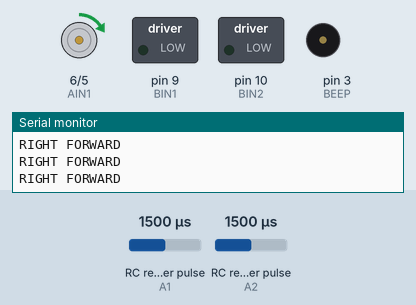
A sketch run on a simulated Arduino Nano, built with avr-gcc and run on an emulated ATmega328P. On the bench: motor-driver pin pairs drawn as motors (green arrow = first pin HIGH = forward, orange = second pin HIGH = backward, longer = more drive), switched loads named in the sketch (green lamp = pin HIGH), buzzer (waves = sounding, pin HIGH), the last lines printed to the serial monitor. Wiring (inferred from the names in the program): 2 × RC receiver channel: data A1 / data A2. The test bench sets the inputs (shaded band); at power-on: RC receiver pulse (sensors on A1, A2) 1500 µs.

Above: at 1.2 s.
1.3 s: RC receiver pulse (sensor on A1) set to 1020 µs
At 2.5 s:
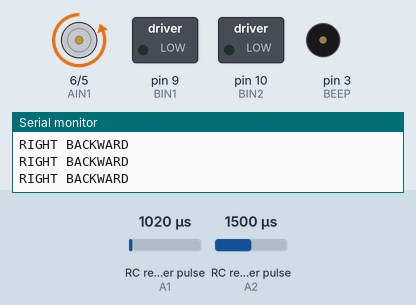
2.8 s: RC receiver pulse (sensor on A1) set to 1250 µs
At 3.8 s:
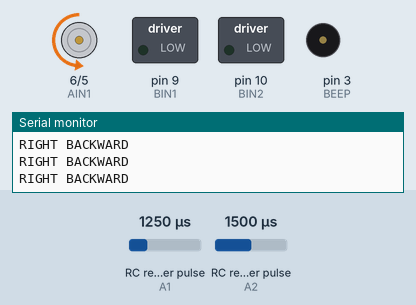
4.3 s: RC receiver pulse (sensor on A1) set to 1750 µs
At 5.0 s:
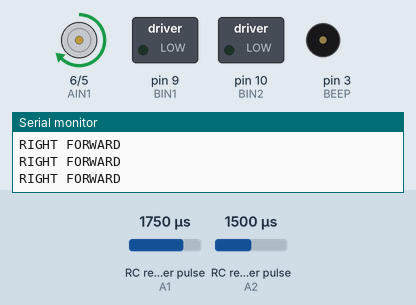
5.8 s: RC receiver pulse (sensor on A1) set to 1980 µs
At 6.1 s:
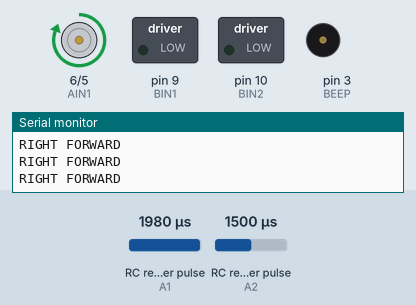
7.3 s: RC receiver pulse (sensor on A1) set to 1040 µs
At 8.4 s:
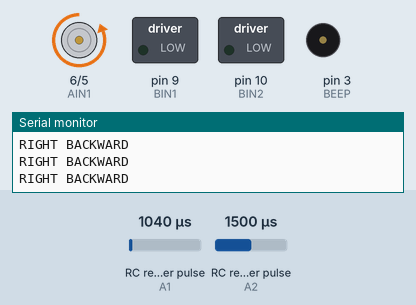
8.8 s: RC receiver pulse (sensor on A1) set to 1860 µs
At 9.6 s:
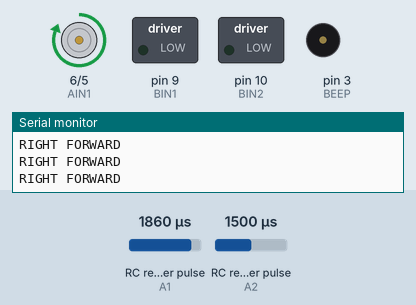
Timing chart, 0 to 11.3 s (numbered marks = the images above; inputs shaded):
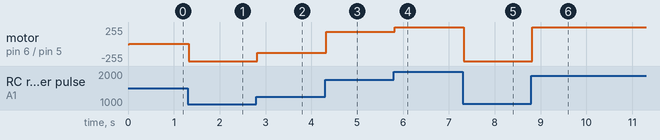

Measured:
- after the input at 1.3 s, motor on pin 6 (AIN1) / pin 5 (AIN2): forward 7/255 → backward 255/255 at once
- after the input at 2.8 s, motor on pin 6 (AIN1) / pin 5 (AIN2): backward 255/255 → backward 130/255 at once
- after the input at 4.3 s, motor on pin 6 (AIN1) / pin 5 (AIN2): backward 130/255 → forward 184/255 at once
- after the input at 5.8 s, motor on pin 6 (AIN1) / pin 5 (AIN2): forward 184/255 → forward 255/255 at once
- after the input at 7.3 s, motor on pin 6 (AIN1) / pin 5 (AIN2): forward 255/255 → backward 255/255 at once
- after the input at 8.8 s, motor on pin 6 (AIN1) / pin 5 (AIN2): backward 255/255 → forward 255/255 at once

The sketch:

buggy_firmware_tank.ino
```cpp
/*
 * All-Terrain Buggy
 * Firmware for interfacing with buggy and remote control
 * Tank mode: each joystick controls each side
 * Authors: Akshat Sahay, Chris Caron, Sebastian Armstrong
 */

/*
 * FlySky FS-GT
 * ------------
 * The FlySky FS-GT is a radio receiver module which pairs to a FlySky hobbyist controller.
 *
 * We connect this receiver to our Feather 328P and read the pulses on different channels using the pulseIn function.
 * CHANNEL_1 refers to the left joystick's vertical motion.
 * CHANNEL_2 refers to the right joystick's horizontal motion.
 * CHANNEL_3 refers to the right pot
 */

/* pin assignments for FlySky receiver signals */
#define CHANNEL_1 A1 // controller CH2
#define CHANNEL_2 A2 // controller CH3
#define CHANNEL_3 A3

/*
 * DRV8871 Motor Driver
 * --------------------
 * The DRV8871 is a brushed DC motor driver. Two logic inputs control 4 N-channel MOFSETs for bidirectional control.
 * The inputs can be either HIGH/LOW or PWM (we use PWM and LOW) to control motor speed and direction.
 * Setting both inputs to LOW activates a low-power deep sleep mode. This will help us conserve battery life.
 *
 * For ease of control, we connect each of the 3 motors on either side of the buggy together.
 * This allows us to use only 4 pins on the Arduino instead of 12 (2 for each motor)
 * This also makes turning easy, as we simply slow down a side to turn in either direction.
 * In the code, we refer to A as the right side and B as the left side.
 *
 * All inputs are PWM-capable pins
 * AIN1 refers to input 1 for the right side.
 * AIN2 refers to input 2 for the right side.
 * BIN1 refers to input 1 for the left side.
 * BIN2 refers to input 2 for the left side.
 */

/* pin assignments for driver control signals */
#define AIN1 6
#define AIN2 5
#define BIN1 9
#define BIN2 10

/*
 * We use pulseIn to read the pulse durations on CHANNEL_1 and CHANNEL_2.
 * pulseIn detects a change on a pin (LOW->HIGH/HIGH->LOW).
 * It measures the duration of the change and returns the duration in microseconds.
 *
 * The receiver pulses have default durations of about 1450us for CHANNEL_1 and 1475us for CHANNEL_2.
 * Any shorter or longer pulses mean the joysticks are being used, and the buggy needs to perform an action.
 *
 * The threshold values are to check for the default durations: they act as a "deadzone" when the joysticks
 * are in their central position. The car only performs actions when the durations are more than the
 * "deadzone" values.
 *
 * We organise the buggy's action into 5 modes: STOP, FORWARD, BACKWARD, LEFT and RIGHT.
 * Speed and vertical direction are controlled by the left joystick (sig1, CHANNEL_1).
 * Horizontal direction is controlled by the right joystick (sig2, CHANNEL_2).
 *
 * STOP, FORWARD and BACKWARD are simple: the car stops, goes forward or backward.
 * LEFT and RIGHT are a little more complex: in these modes the car goes in the direction specified,
 * but the forward and backward motion is controlled within these conditions.
*/

/* thresholds for signal values, used for identifying action and speed */
#define SIG_HIGH_ACC 1490
#define SIG_LOW_ACC 1410

#define SIG_HIGH_STEER 1515
#define SIG_LOW_STEER 1435

#define SIG_MAX_ACC 1850
#define SIG_MIN_ACC 1100

#define SIG_MAX_STEER 1950
#define SIG_MIN_STEER 1050

#define DEBUG 0

/* variables for incoming pulse widths from CHANNEL_1 and CHANNEL_2 respectively */
int sig1 = 0; // CHANNEL_1 value
int sig2 = 0; // CHANNEL_2 value
int beep = 0; // to BEEP or not

/* variables for speed of either side */
int a_speed = 0; // speed of right side
int b_speed = 0; // speed of left side
int offset  = 0; // speed difference for turning

/* pins for debugging and BEEP */
#define BEEP 3
#define CONFIG_R A6
#define CONFIG_L A7

/*
 * Function: setup
 * ---------------
 * Runs once at the beginning of the code (when the buggy powers up or resets).
 * Sets all required pin modes and begins the serial module.
 *
 * returns: none
 */
void setup() {
  // set RC channels to INPUT
  pinMode(CHANNEL_1, INPUT);
  pinMode(CHANNEL_2, INPUT);

  // set driver pins to OUTPUT
  pinMode(AIN1, OUTPUT);
  pinMode(AIN2, OUTPUT);
  pinMode(BIN1, OUTPUT);
  pinMode(BIN2, OUTPUT);

  // set debugging pins to OUTPUT
  pinMode(BEEP, OUTPUT);
  pinMode(CONFIG_L, OUTPUT);
  pinMode(CONFIG_R, OUTPUT);

  // start serial port
  Serial.begin(9600);
}

void loop() {
  // get signal values from receiver
  sig1 = pulseIn(CHANNEL_1, HIGH);
  sig2 = pulseIn(CHANNEL_2, HIGH);

  if(((sig1 < SIG_HIGH_ACC) && (sig1 > SIG_LOW_ACC)) && ((sig2 < SIG_HIGH_STEER) && (sig2 > SIG_LOW_STEER))) {
    // both signals are OFF, state: STOP
    Serial.println("OFF");

    // set drivers to STOP mode
    digitalWrite(AIN1, LOW);
    digitalWrite(AIN2, LOW);
    digitalWrite(BIN1, LOW);
    digitalWrite(BIN2, LOW);
  }

  if(sig1 > SIG_HIGH_ACC) {
    // sig1 is ON, state: RIGHT FORWARD
    Serial.println("RIGHT FORWARD");

    // limit sig1 values for speed
    if(sig1 > SIG_MAX_ACC) sig1 = SIG_MAX_ACC;

    // get speed proportional to sig1 in FORWARD state
    // the higher the sig1 val, the higher the speed
    a_speed = map(sig1, SIG_HIGH_ACC, SIG_MAX_ACC, 0, 255);

    // set drivers to FORWARD mode
    analogWrite(AIN1, a_speed);
    digitalWrite(AIN2, LOW);
  }

  if(sig1 < SIG_LOW_ACC) {
    // sig1 is -ON, state: RIGHT BACKWARD
    Serial.println("RIGHT BACKWARD");

    // limit sig1 values for speed
    if(sig1 < SIG_MIN_ACC) sig1 = SIG_MIN_ACC;

    // get speed proportional to sig1 in BACKWARD state
    // the lower the sig1 val, the higher the speed
    a_speed = map(sig1, SIG_LOW_ACC, SIG_MIN_ACC, 0, 255);

    // set driver to COUNTER-CLOCKWISE mode
    digitalWrite(AIN1, LOW);
    analogWrite(AIN2, a_speed);
  }


}
```
